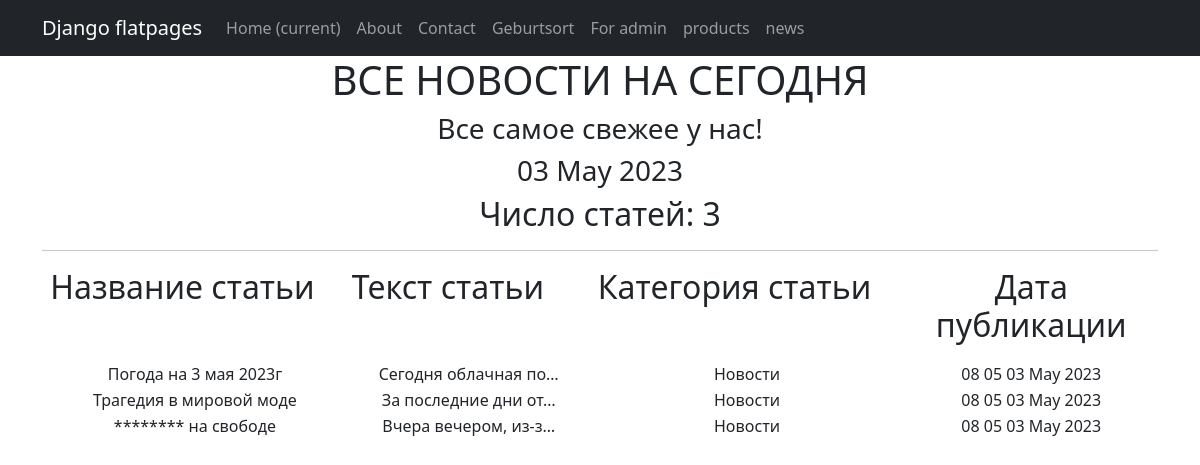
The app's page /products/post/ with its own data.
### simpleapp/models.py (models this page shows, shortened)
class NewsPortal(models.Model):
    sort_date_of_publication = models.DateTimeField(auto_now_add=True)
    article_title = models.CharField(max_length=50, unique=True)   # названия статьи не должны повторяться
    article_description = models.TextField()   # Текст статьи
    news_category = models.ForeignKey(to='NewsCategory', on_delete=models.CASCADE, related_name='news')   # все

class NewsCategory(models.Model):
    article_title = models.CharField(max_length=100, unique=True)

### simpleapp/views.py (the view)
# urls.py: path('post/', NewsList.as_view()),
class NewsList(ListView):
    model = NewsPortal
    ordering = '-sort_date_of_publication'
    template_name = 'flatpages/news.html'
    context_object_name = 'news'
    def get_context_data(self, **kwargs):
        context = super().get_context_data(**kwargs)
        context['time_now'] = datetime.utcnow()
        context['next_sale'] = 'Все самое свежее у нас!'
        return context

### simpleapp/templatetags/custom_censor.py (called while the page is built)
def censor(value):
    bad_words = ['обезьян', 'Мартышки']
    for word in bad_words:
        value = value.replace(word, '*' * len(word))
    return value

### templates/flatpages/news.html (shortened to what this page needs)
{% extends 'flatpages/default.html' %}
{% load custom_censor %}
{% block content %}
   <h1>ВСЕ НОВОСТИ НА СЕГОДНЯ</h1>
   <h3> {{ next_sale|default_if_none:"Свежие новости каждый день!" }} </h3>
   <h3>{{ time_now|date:'d M Y' }}</h3>
   <tr>
      <h2>Число статей: {{ news|length  }} </h2>
   </tr>
   <hr>
   {% if news %}
       <table>
           <tr>
               <td><h2><p style="text-align: center;">Название статьи&nbsp; &nbsp; &nbsp; &nbsp; &nbsp; &nbsp;
               </p></h2></td>
               <td><h2><p style="text-align: center;"> Текст статьи&nbsp; &nbsp; &nbsp; &nbsp; &nbsp; &nbsp; </p></h2></td>
               <td><h2><p style="text-align: center;"> Категория статьи&nbsp; &nbsp; &nbsp; &nbsp; &nbsp; &nbsp; </p></h2></td>
               <td><h2><p style="text-align: center;"> Дата публикации</p></h2></td>
           </tr>
            {% for new in news %}
            <tr>
              <td>{{ new.article_title|censor }}</td>
              <td>{{ new.article_description|truncatechars:20|censor }}</td>
              <td>{{ new.news_category.article_title }}</td>
              <td>{{ new.sort_date_of_publication|date:'h m d M Y' }}</td>
            </tr>
            {% endfor %}
       </table>
   {% else %}
       <h2>Статей нет!</h2>
   {% endif %}
{% endblock content %}

### records on screen
NewsPortal: article_title|censor "Погода на 3 мая 2023г", article_description|censor "Сегодня облачная по…", news_category.article_title "Новости", sort_date_of_publication "08 05 03 May 2023"
NewsPortal: article_title|censor "Трагедия в мировой моде", article_description|censor "За последние дни от…", news_category.article_title "Новости", sort_date_of_publication "08 05 03 May 2023"
NewsPortal: article_title|censor "******** на свободе", article_description|censor "Вчера вечером, из-з…", news_category.article_title "Новости", sort_date_of_publication "08 05 03 May 2023"

### other values on screen
{{ next_sale|default_if_none:"Свежие новости каждый день!" }} "Все самое свежее у нас!"
{{ time_now|date:'d M Y' }} "03 May 2023"
{{ news|length }} "3"
